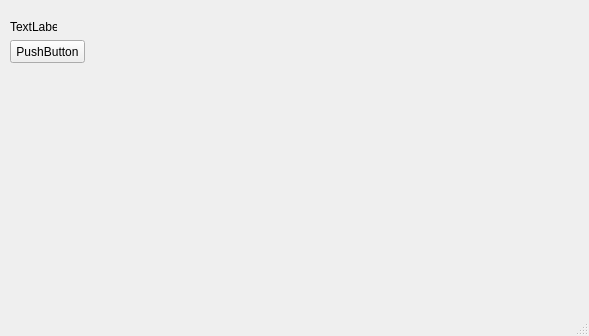
<?xml version="1.0" encoding="UTF-8"?>
<ui version="4.0">
 <class>MainWindow</class>
 <widget class="QMainWindow" name="MainWindow">
  <property name="geometry">
   <rect>
    <x>0</x>
    <y>0</y>
    <width>589</width>
    <height>336</height>
   </rect>
  </property>
  <property name="windowTitle">
   <string>MainWindow</string>
  </property>
  <widget class="QWidget" name="centralwidget">
   <widget class="QPushButton" name="pushButton">
    <property name="geometry">
     <rect>
      <x>10</x>
      <y>40</y>
      <width>75</width>
      <height>23</height>
     </rect>
    </property>
    <property name="text">
     <string>PushButton</string>
    </property>
   </widget>
   <widget class="QLabel" name="label">
    <property name="geometry">
     <rect>
      <x>10</x>
      <y>20</y>
      <width>47</width>
      <height>13</height>
     </rect>
    </property>
    <property name="text">
     <string>TextLabel</string>
    </property>
   </widget>
  </widget>
  <widget class="QMenuBar" name="menubar">
   <property name="geometry">
    <rect>
     <x>0</x>
     <y>0</y>
     <width>589</width>
     <height>21</height>
    </rect>
   </property>
  </widget>
  <widget class="QStatusBar" name="statusbar"/>
 </widget>
 <resources/>
 <connections>
  <connection>
   <sender>pushButton</sender>
   <signal>clicked()</signal>
   <receiver>label</receiver>
   <slot>clear()</slot>
   <hints>
    <hint type="sourcelabel">
     <x>58</x>
     <y>71</y>
    </hint>
    <hint type="destinationlabel">
     <x>27</x>
     <y>48</y>
    </hint>
   </hints>
  </connection>
 </connections>
</ui>
